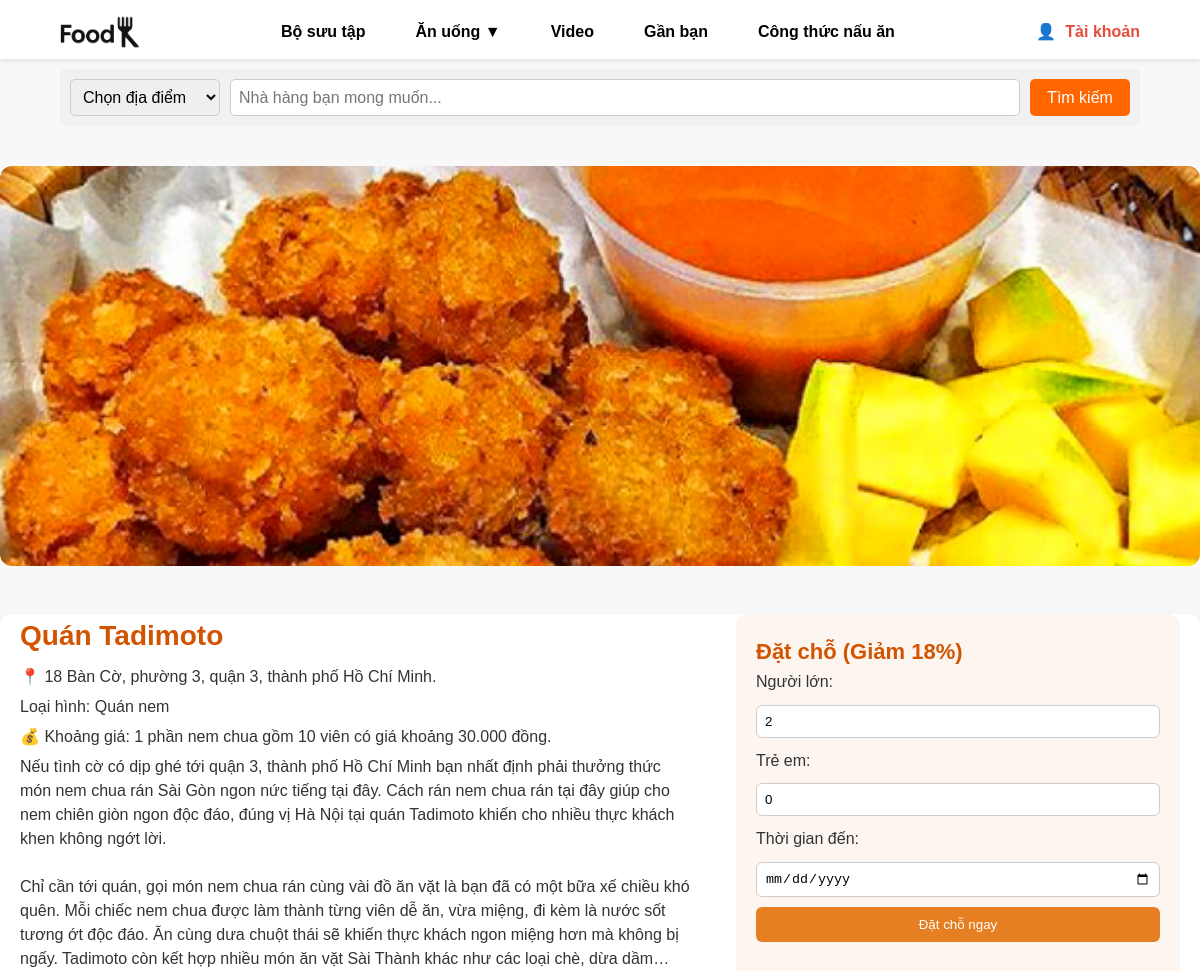
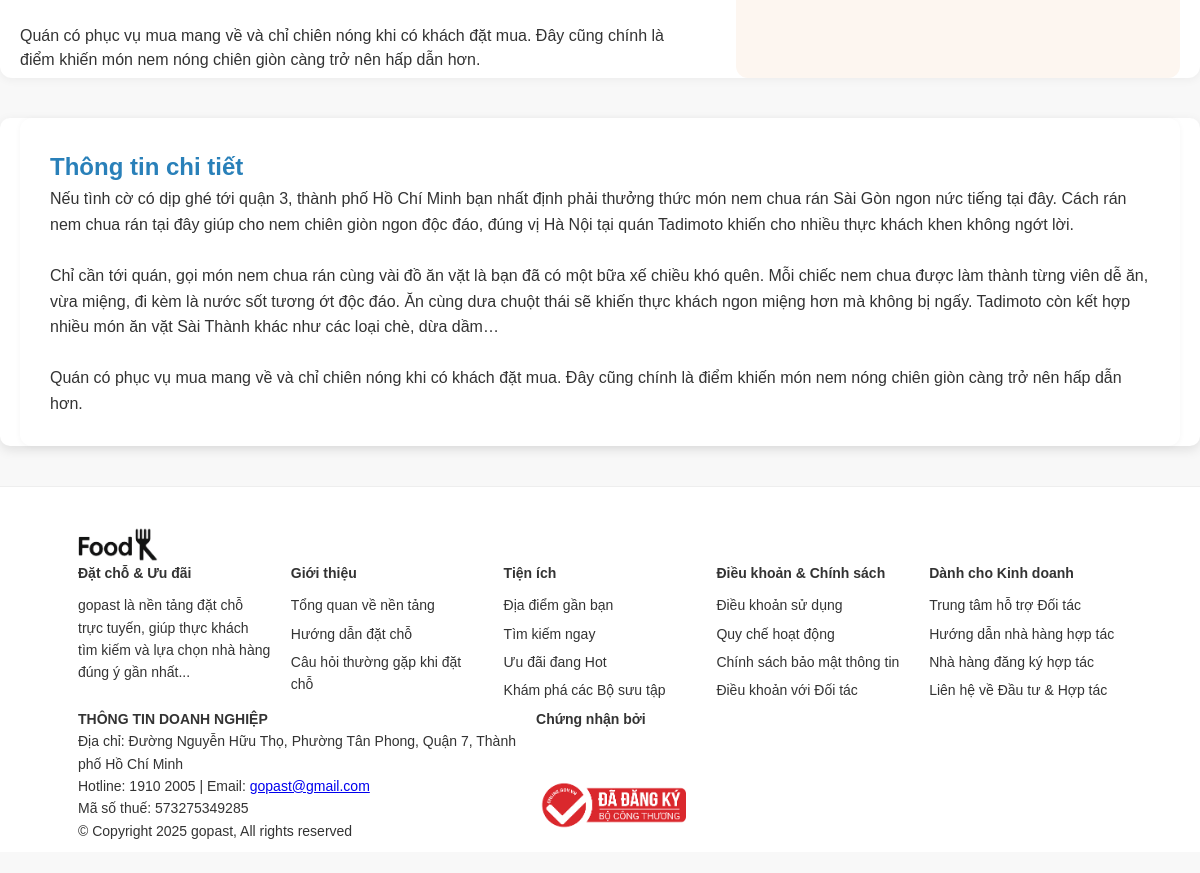
Screenshot of /an_uongV2.php?id=29 with the database file from the repository (2 pictures, top to bottom).
### tables this page shows
CREATE TABLE `diadiem_anuong` (
  `id` int(11) NOT NULL,
  `ten` varchar(255) NOT NULL,
  `dia_chi` text NOT NULL,
  `loai_hinh` varchar(100) DEFAULT NULL,
  `khoang_gia` varchar(100) DEFAULT NULL,
  `mo_ta` text DEFAULT NULL,
  `hinh_anh` varchar(255) DEFAULT NULL,
  `ngay_them` timestamp NOT NULL DEFAULT current_timestamp()
);

### an_uongV2.php (the view, shortened to what this page needs)
<?php
require_once 'config/database.php';
$diadiem_id = isset($_GET['id']) ? (int)$_GET['id'] : 0;
$sql_diadiem = "SELECT * FROM diadiem_anuong WHERE id = ?";
$stmt = $conn->prepare($sql_diadiem);
$stmt->execute([$diadiem_id]);
$diadiem = $stmt->fetch(PDO::FETCH_ASSOC);
include_once 'includes/header.php';
?>
<!DOCTYPE html>
<html lang="vi">
<head>
</head>
<body>
    <div class="diadiem-banner" style="max-width:1235px; margin:0 auto;">
        <img src="<?php echo htmlspecialchars($diadiem['hinh_anh']); ?>" alt="<?php echo htmlspecialchars($diadiem['ten']); ?>" style="width:100%; max-height:400px; object-fit:cover; border-radius:12px;" />
    </div>
    <div class="info-booking-container" style="max-width:1235px; margin:40px auto; padding:0 20px;">
        <div class="diadiem-info">
            <h2><?php echo htmlspecialchars($diadiem["ten"]); ?></h2>
            <p>📍 <?php echo htmlspecialchars($diadiem["dia_chi"]); ?></p>
            <p>Loại hình: <?php echo htmlspecialchars($diadiem["loai_hinh"]); ?></p>
            <p>💰 Khoảng giá: <?php echo htmlspecialchars($diadiem["khoang_gia"]); ?></p>
            <p><?php echo nl2br(htmlspecialchars($diadiem["mo_ta"])); ?></p>
        </div>
        <div class="booking-section">
            <h3>Đặt chỗ (Giảm 18%)</h3>
            <form method="POST" action="">
                <label>Người lớn:</label>
                <input type="number" name="adults" value="2" />
                <label>Trẻ em:</label>
                <input type="number" name="children" value="0" />
                <label>Thời gian đến:</label>
                <input type="date" name="date" />
                <button type="submit">Đặt chỗ ngay</button>
            </form>
        </div>
    </div>
    <div class="content-container">
        <div class="content-section">
            <h2>Thông tin chi tiết</h2>
            <p><?php echo nl2br(htmlspecialchars($diadiem['mo_ta'])); ?></p>
        </div>
    </div>
<?php include_once 'includes/footer.php'; ?>
</body>
</html>

### static/Lv2/css/header.css (style rules this page uses)
* { margin: 0; padding: 0; box-sizing: border-box; }
body { font-family: Arial, sans-serif; background-color: #f8f8f8; }
img { width: 100%; height: 100%; object-fit: contain; }
html, body { height: 100%; margin: 0; }

### assets/css/style.css (style rules this page uses)
* { margin: 0; padding: 0; box-sizing: border-box; }
body { font-family: Arial, sans-serif; background-color: #fff; }

### assets/css/login.css (style rules this page uses)
body { font-family: Arial, sans-serif; margin: 0; padding: 0; background-color: #f8f8f8; }

### assets/css/forgot.css (style rules this page uses)
body { font-family: Arial, sans-serif; margin: 0; padding: 0; background-color: #f8f8f8; }

### assets/css/register.css (style rules this page uses)
body { font-family: Arial, sans-serif; margin: 0; padding: 0; background-color: #f8f8f8; }

### assets/css/CongThucV2.css (style rules this page uses)
* { box-sizing: border-box; margin: 0; padding: 0; }
body { font-family: "Poppins", sans-serif; background-color: #f5f5f5; color: #333; line-height: 1.6; }

### static/Lv2/css/style_anuong.css (style rules this page uses)
body { font-family: sans-serif; margin: 0; padding: 0; }

### static/Lv2/css/style_congthuc.css (style rules this page uses)
body { font-family: "Segoe UI", "Arial", sans-serif; margin: 0; padding: 0; line-height: 1.6; background-color: #f5f5f5; color: #333; }

### static/Lv2/css/style_video.css (style rules this page uses)
* { box-sizing: border-box; margin: 0; padding: 0; }
html, body { margin: 0; padding: 0; }
body { font-family: "Segoe UI", "Arial", sans-serif; margin: 0; padding: 0; line-height: 1.6; background-color: #f5f5f5; color: #333; }
.content-container { max-width: 1200px; margin: 0 auto; padding: 20px; background-color: #ffffff; border-radius: 10px; box-shadow: 0 4px 12px rgba(0, 0, 0, 0.1); }

### an_uongV2.php (style rules this page uses)
body { font-family: Arial, sans-serif; margin: 0; background: #f8f8f8; color: #333; }
h2, h3 { color: #d35400; }
.diadiem-banner img { border-radius: 12px; }
.info-booking-container { display: flex; flex-wrap: wrap; gap: 40px; background: #fff; padding: 30px; border-radius: 12px; box-shadow: 0 2px 10px rgba(0,0,0,0.05); }
.diadiem-info { flex: 1 1 55%; }
.diadiem-info h2 { margin-top: 0; font-size: 28px; }
.diadiem-info p { margin: 6px 0; line-height: 1.5; }
.booking-section { flex: 1 1 35%; background: #fdf6f0; padding: 20px; border-radius: 12px; }
.booking-section h3 { margin-top: 0; font-size: 22px; }
.booking-section form { display: flex; flex-direction: column; gap: 10px; }
.booking-section input[type="number"], .booking-section input[type="date"] { padding: 8px; border: 1px solid #ccc; border-radius: 6px; }
.booking-section button { padding: 10px; background-color: #e67e22; color: white; border: none; border-radius: 6px; cursor: pointer; transition: background-color 0.3s; }
.content-container { max-width: 1235px; margin: 40px auto; padding: 0 20px; }
.content-section { background: #fff; padding: 30px; border-radius: 12px; margin-bottom: 30px; box-shadow: 0 1px 6px rgba(0,0,0,0.04); }
.content-section h2 { margin-top: 0; font-size: 24px; color: #2980b9; }
.content-section p { font-size: 16px; line-height: 1.6; }

### rows the page displays
diadiem_anuong: hinh_anh (picture), ten "Quán Tadimoto", dia_chi "18 Bàn Cờ, phường 3, quận 3, thành phố Hồ Chí Minh.", loai_hinh "Quán nem", khoang_gia "1 phần nem chua gồm 10 viên có giá khoảng 30.000 đồng.", mo_ta "Nếu tình cờ có dịp ghé tới quận 3, thành phố Hồ Chí Minh bạn nhất định phải thưởng thức món nem chua rán Sài Gòn ngon nức tiếng tại đây. Cách rán nem chua rán tại đây giúp cho nem chiên giòn ngon độc đáo, đúng vị Hà Nội tại quán Tadimoto khiến cho nhiều thực khách khen không ngớt lời. Chỉ cần tới quán, gọi món nem chua rán cùng vài đồ ăn vặt là bạn đã có một bữa xế chiều khó quên. Mỗi chiếc nem chua được làm thành từng viên dễ ăn, vừa miệng, đi kèm là nước sốt tương ớt độc đáo. Ăn cùng dưa chuột thái sẽ khiến thực khách ngon miệng hơn mà không bị ngấy. Tadimoto còn kết hợp nhiều món ăn vặt Sài Thành khác như các loại chè, dừa dầm… Quán có phục vụ mua mang về và chỉ chiên nóng khi có khách…"
